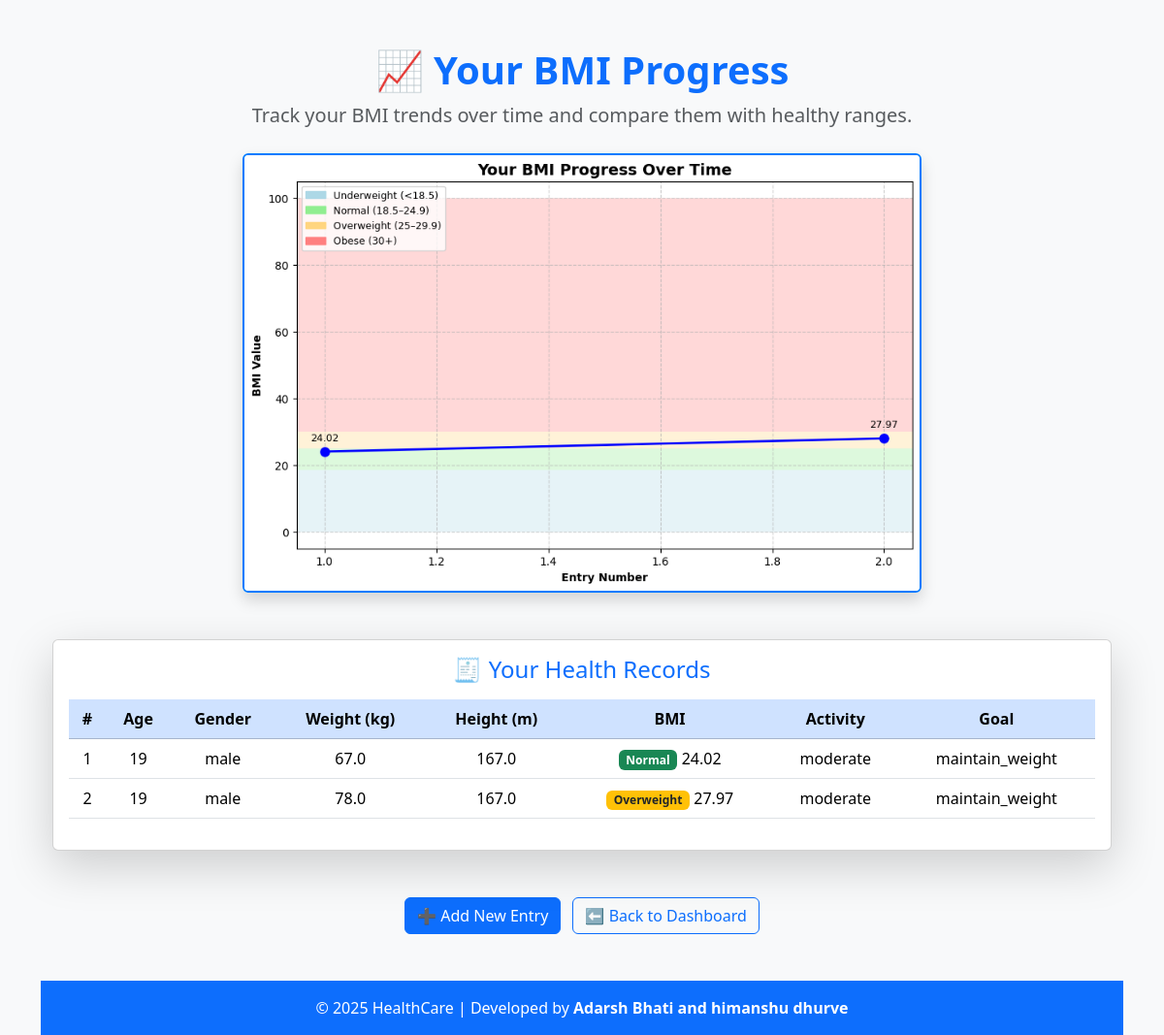
The page /progress (signed in) on the database as committed earlier.
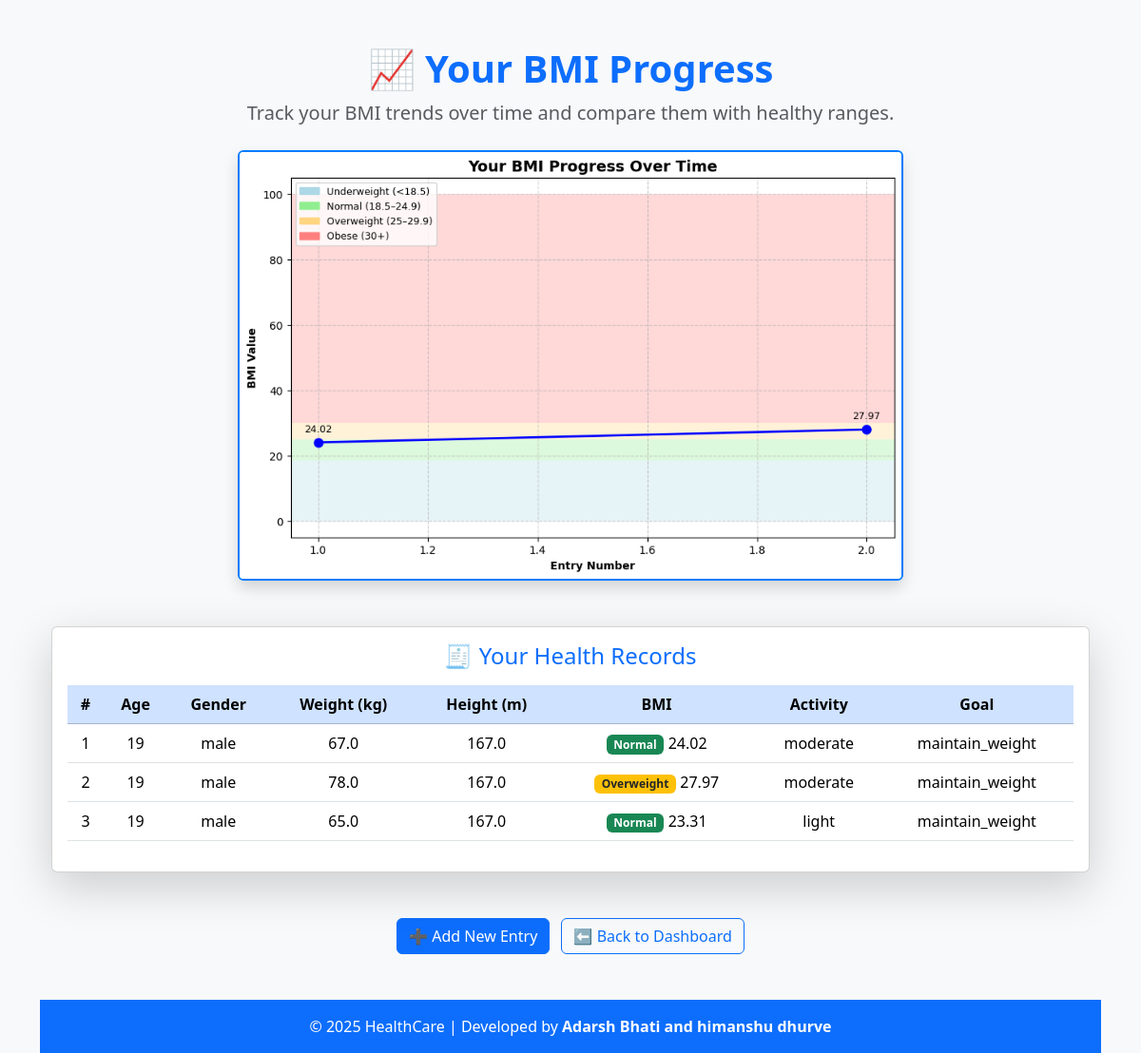
The same page on the database as committed later.
### app.py (models this page shows)
class HealthInfo(db.Model):
    id = db.Column(db.Integer, primary_key=True)
    user_id = db.Column(db.Integer, db.ForeignKey('user.id'), nullable=False)
    age = db.Column(db.Integer, nullable=False)
    gender = db.Column(db.String(10), nullable=False)
    weight = db.Column(db.Float, nullable=False)
    height = db.Column(db.Float, nullable=False)
    activity_level = db.Column(db.String(50), nullable=False)
    goal = db.Column(db.String(50), nullable=False)

### app.py (the view)
@app.route('/progress')
@login_required
def progress():
    user_id = session.get('user_id')
    user_data = HealthInfo.query.filter_by(user_id=user_id).all()
    if not user_data:
        flash("No progress data found! Please fill the health form first.")
        return redirect(url_for('personhealth'))
    os.makedirs("static", exist_ok=True)
    weights = [info.weight for info in user_data]
    heights = [info.height for info in user_data]
    bmis = [round(w / (h ** 2), 2) for w, h in zip(weights, heights)]
    entries = list(range(1, len(bmis) + 1))
    import matplotlib.patches as mpatches
    plt.figure(figsize=(10, 6))
    plt.title("Your BMI Progress Over Time", fontsize=14, fontweight='bold')
    plt.xlabel("Entry Number", fontweight='bold')
    plt.ylabel("BMI Value", fontweight='bold')
    plt.axhspan(0, 18.4, facecolor='#ADD8E6', alpha=0.3, label='Underweight (<18.5)')
    plt.axhspan(18.5, 24.9, facecolor='#90EE90', alpha=0.3, label='Normal (18.5–24.9)')
    plt.axhspan(25, 29.9, facecolor='#FFD580', alpha=0.3, label='Overweight (25–29.9)')
    plt.axhspan(30, 100, facecolor='#FF7F7F', alpha=0.3, label='Obese (30+)')
    plt.plot(entries, bmis, marker='o', color='blue', linewidth=2, label="Your BMI", markersize=8)
    plt.grid(True, linestyle="--", alpha=0.6)
    for i, (x, y) in enumerate(zip(entries, bmis)):
        plt.annotate(f'{y}', (x, y), textcoords="offset points", xytext=(0,10), ha='center', fontsize=9)
    handles = [
        mpatches.Patch(color='#ADD8E6', label='Underweight (<18.5)'),
        mpatches.Patch(color='#90EE90', label='Normal (18.5–24.9)'),
        mpatches.Patch(color='#FFD580', label='Overweight (25–29.9)'),
        mpatches.Patch(color='#FF7F7F', label='Obese (30+)'),
    ]
    plt.legend(handles=handles, loc="upper left", fontsize=9)
    img_path = os.path.join("static", f"progress_{user_id}.png")
    plt.savefig(img_path, bbox_inches='tight', dpi=100)
    plt.close()
    progress_data = [
        {
            "entry": i+1,
            "age": info.age,
            "gender": info.gender,
            "weight": info.weight,
            "height": info.height * 100,  # Convert back to cm for display
            "bmi": round(info.weight / (info.height ** 2), 2),
            "activity": info.activity_level,
            "goal": info.goal
        }
        for i, info in enumerate(user_data)
    ]
    return render_template("progress.html", img_path=img_path, progress_data=progress_data)

### app.py (called while the page is built)
def login_required(func):
    @wraps(func)
    def wrapper(*args, **kwargs):
        if 'user_id' not in session:
            flash("Please login to continue!")
            return redirect(url_for('login'))
        return func(*args, **kwargs)
    return wrapper

### templates/progress.html (shortened to what this page needs)
{% extends 'base.html' %}
{% block content %}
<div class="container mt-5">
  <div class="text-center mb-4">
    <h1 class="fw-bold text-primary">📈 Your BMI Progress</h1>
    <p class="lead text-muted">Track your BMI trends over time and compare them with healthy ranges.</p>
  </div>
  <div class="text-center mb-5">
    <img src="/{{ img_path }}" alt="BMI Progress Graph"
         class="img-fluid rounded shadow" style="max-width: 700px; border: 2px solid #007bff;">
  </div>
  <div class="card shadow-lg mb-5">
    <div class="card-body">
      <h4 class="text-center text-primary mb-3">🧾 Your Health Records</h4>
      <div class="table-responsive">
        <table class="table table-hover text-center align-middle">
          <thead class="table-primary">
            <tr>
              <th>#</th>
              <th>Age</th>
              <th>Gender</th>
              <th>Weight (kg)</th>
              <th>Height (m)</th>
              <th>BMI</th>
              <th>Activity</th>
              <th>Goal</th>
            </tr>
          </thead>
          <tbody>
            {% for record in progress_data %}
            <tr>
              <td>{{ loop.index }}</td>
              <td>{{ record.age }}</td>
              <td>{{ record.gender }}</td>
              <td>{{ record.weight }}</td>
              <td>{{ record.height }}</td>
              <td>
                {% if record.bmi < 18.5 %}
                  <span class="badge bg-info text-dark">Underweight</span> {{ record.bmi }}
                {% elif record.bmi < 25 %}
                  <span class="badge bg-success">Normal</span> {{ record.bmi }}
                {% elif record.bmi < 30 %}
                  <span class="badge bg-warning text-dark">Overweight</span> {{ record.bmi }}
                {% else %}
                  <span class="badge bg-danger">Obese</span> {{ record.bmi }}
                {% endif %}
              </td>
              <td>{{ record.activity }}</td>
              <td>{{ record.goal }}</td>
            </tr>
            {% endfor %}
          </tbody>
        </table>
      </div>
    </div>
  </div>
  <div class="text-center">
    <a href="{{ url_for('personhealth') }}" class="btn btn-primary me-2">➕ Add New Entry</a>
    <a href="{{ url_for('dashboard') }}" class="btn btn-outline-primary">⬅ Back to Dashboard</a>
  </div>
</div>
<footer class="bg-primary text-white text-center py-3 mt-5">
  <p class="mb-0">&copy; 2025 HealthCare | Developed by <b>Adarsh Bhati and himanshu dhurve</b></p>
</footer>
{% endblock %}

### templates/base.html (shortened to what this page needs)
<!DOCTYPE html>
<html lang="en">
<head>
    <link href="https://cdn.jsdelivr.net/npm/bootstrap@5.3.2/dist/css/bootstrap.min.css" rel="stylesheet">
</head>
<body class="bg-light">
    <div class="container">
        {% block content %}{% endblock %}
    </div>
</body>
</html>

Rows that differ between the two databases and show on the page:
added HealthInfo: age "19", gender "male", weight "65.0", height "167.0", bmi "23.31", activity "light", goal "maintain_weight"
